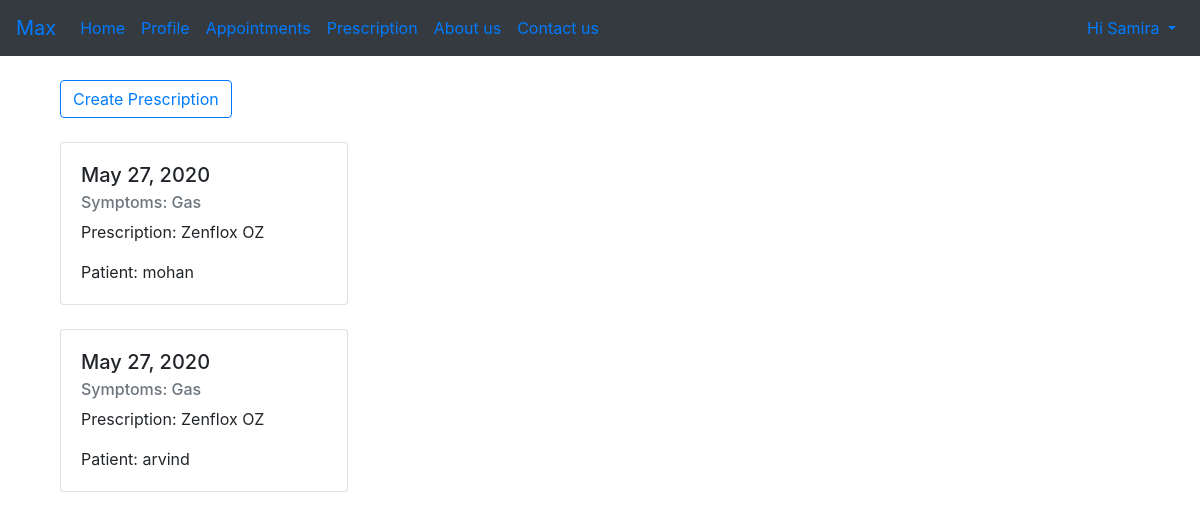
/doctor/prescription/ (signed in), run on the app's committed database.
### Hospital/models.py (models this page shows, shortened)
class Prescription(models.Model):
    priscription = models.CharField(max_length=500, null=True, blank=True)
    desease = models.CharField(max_length=100, null=True, blank=True)
    patient = models.ForeignKey(Patient, on_delete=models.CASCADE, null=True)
    doctor = models.ForeignKey(Doctor, on_delete=models.CASCADE, null=True)
    date = models.DateField(auto_now_add=True, null=True)

class Patient(models.Model):
    BLOOD = [
        ('A+', 'A+'),
        ('A-', 'A-'),
        ('B+', 'B-'),
        ('O+', 'O-'),
        ('AB+', 'AB-')
    ]
    id = models.AutoField(primary_key=True, null=False)
    user = models.OneToOneField(User,on_delete=models.CASCADE, null=True)
    name = models.CharField(max_length=200, null=True, blank=True)
    email = models.CharField(max_length=100 , null=True, blank=True)
    Phone = models.CharField(max_length=100 , null=True, blank=True)
    gender = models.CharField(max_length=100 , null=True, blank=True)
    age = models.PositiveIntegerField(null=True, blank=True)
    address = models.CharField(max_length=500 , null=True, blank=True)
    bloodGroup = models.CharField(max_length=5, null=True, blank=True, choices=BLOOD)
    outstanding = models.PositiveIntegerField(default=0)
    paid = models.PositiveIntegerField(default=0)
    casepaper = models.PositiveIntegerField(default=0)
    date = models.DateField(auto_now_add=True, null=True)
    def __str__(self):
        return self.user.username

### Hospital/decorators.py (the view)
        def wrapper_func(request, *args, **kwargs):
            group = None
            if request.user.groups.exists():
                group = request.user.groups.all()[0].name
            if group in allowed_roles:
                return view_func(request, *args, **kwargs)
            else:
                return HttpResponse('You are not authorized for this action!')

### Hospital/views.py (called while the page is built)
@login_required(login_url='login')
@allowed_users(allowed_roles=['doctor'])
def doctorPrescription(request):
    doctor = request.user.doctor
    prescription = doctor.prescription_set.all()
    context = {
        'prescription': prescription
    }
    return render(request, 'Hospital/prescription.html', context)

### templates/Hospital/prescription.html
{% extends 'Hospital/base.html' %}
{% block body %}
<div class="container mt-4">
    <a class="btn btn-outline-primary" href="/doctor/create">Create Prescription</a>
    {% for item in prescription %}
    <div class="card mt-4" style="width: 18rem;">
        <div class="card-body">
            <h5 class="card-title">{{item.date}}</h5>
            <h6 class="card-subtitle mb-2 text-muted">Symptoms: {{item.desease}}</h6>
            <p class="card-text">Prescription: {{item.priscription}}</p>
            <p class="card-text">Patient: {{item.patient}}</p>
        </div>
    </div>
    {% endfor %}
</div>
{% endblock body %}

### templates/Hospital/base.html (shortened to what this page needs)
<!doctype html>
<html lang="en">
<head>
    <link rel="stylesheet" href="https://stackpath.bootstrapcdn.com/bootstrap/4.5.0/css/bootstrap.min.css"
>
</head>
<body>
    <nav class="navbar navbar-expand-lg navbar-primary bg-dark">
        <a class="navbar-brand" href="/">Max</a>
        <div class="collapse navbar-collapse" id="navbarSupportedContent">
          <ul class="navbar-nav mr-auto">
            <li class="nav-item">
              <a class="nav-link" href="">Home</a>
            </li>
            {% if request.user.doctor %}
            <li class="nav-item">
              <a class="nav-link" href="">Profile</a>
            </li>
            <li class="nav-item">
              <a class="nav-link" href="/doctor/">Appointments</a>
            </li>
            <li class="nav-item">
              <a class="nav-link" href="/doctor/prescription/">Prescription</a>
            </li>
            {% elif request.user.HR %}
            <li class="nav-item">
              <a class="nav-link" href="">Dashboard</a>
            </li>
            {% elif request.user.Receptionist %}
            <li class="nav-item">
              <a class="nav-link" href="">Dashboard</a>
            </li>
            {% endif %}
            <li class="nav-item">
              <a class="nav-link" href="">About us</a>
            </li>
          <li class="nav-item">
            <a class="nav-link" href="">Contact us</a>
          </li>
           </ul>
        <ul class="navbar-nav">
          {% if request.user.is_authenticated %}
           <li class="nav-item dropdown">
              <a class="nav-link dropdown-toggle" href="#" id="navbarDropdown" role="button" data-toggle="dropdown" aria-haspopup="true" aria-expanded="false">
                <span>Hi {{ request.user|capfirst }}</span>
              </a>
            </li>
            {% else %}
            <li class="nav-item">
              <a class="nav-link" href="/login"><i class="far fa-user fa-lg"></i></a>
            </li>
            </ul>
          {% endif %}
        </div>
      </nav>
    <div class="container">
        {% block body %}
        {% endblock body %}
    </div>
</body>
</html>

### data on the page
Prescription: date "May 27, 2020", desease "Gas", priscription "Zenflox OZ", patient "mohan"
Prescription: date "May 27, 2020", desease "Gas", priscription "Zenflox OZ", patient "arvind"

### other printed values
{{ request.user|capfirst }} "Samira"
